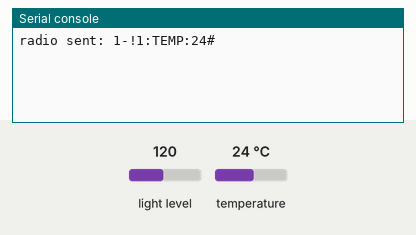
A program run on a simulated BBC micro:bit (MakeCode). Parts: the last lines printed to the serial console. The inputs (shaded band) are chosen by the test bench; at power-on: light level 120, temperature 24 °C. No radio messages arrive unless stated (any console line starting 'radio sent:' is added by the test bench).

Above: at 1.2 s.
1.3 s: light level set to 5
At 6.4 s:
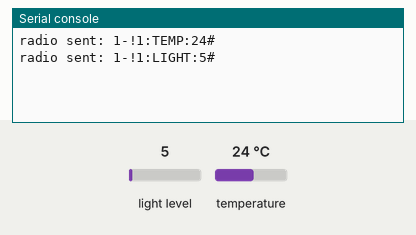
15.3 s: temperature set to 12 °C
At 16.3 s:
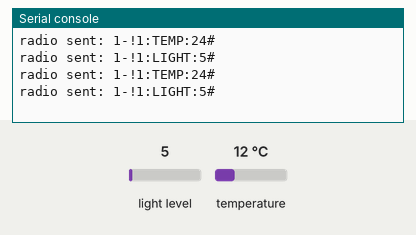
16.8 s: light level set to 64
At 20.6 s:
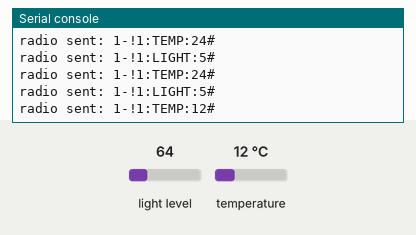

The program:

sensorMicrobit.py
```python
def on_received_string(receivedString):
    global list2, recvFromId, recvId, recvData
    list2 = receivedString.split("-")
    recvFromId = parse_float(list2[0])
    if recvFromId == 0:
        recvId = parse_float(list2[1])
        recvData = list2[2]
        if recvId == id2:
            basic.show_string("" + (recvData))
        else:
            basic.show_string("" + (recvData))
radio.on_received_string(on_received_string)

recvData = ""
recvId = 0
recvFromId = 0
list2: List[str] = []
id2 = 0
radio.set_group(1)
id2 = 1

def on_forever():
    radio.send_string("" + str(id2) + "-" + "!" + str(id2) + ":TEMP:" + str(input.temperature()) + "#")
    basic.pause(5000)
    radio.send_string("" + str(id2) + "-" + "!" + str(id2) + ":LIGHT:" + str(input.light_level()) + "#")
    basic.pause(5000)
basic.forever(on_forever)
```

Measured:
- after the input at 1.3 s, the serial console: prints a new line after 3.7 s (image 1)
